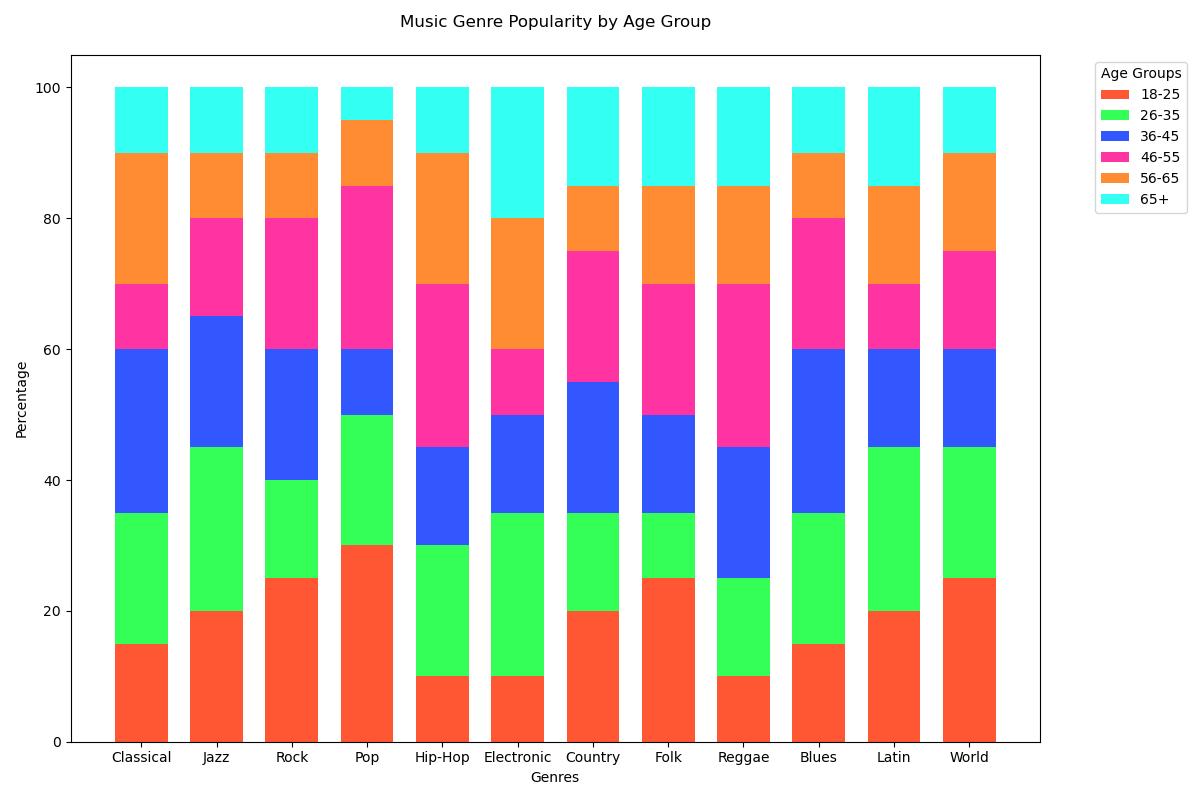

The script that drew this image:

import matplotlib.pyplot as plt
import numpy as np

categories = ['Classical', 'Jazz', 'Rock', 'Pop', 'Hip-Hop', 'Electronic', 'Country', 'Folk', 'Reggae', 'Blues', 'Latin', 'World']
age_groups = ['18-25', '26-35', '36-45', '46-55', '56-65', '65+']
values = np.array([
    [15, 20, 25, 10, 20, 10],
    [20, 25, 20, 15, 10, 10],
    [25, 15, 20, 20, 10, 10],
    [30, 20, 10, 25, 10, 5],
    [10, 20, 15, 25, 20, 10],
    [10, 25, 15, 10, 20, 20],
    [20, 15, 20, 20, 10, 15],
    [25, 10, 15, 20, 15, 15],
    [10, 15, 20, 25, 15, 15],
    [15, 20, 25, 20, 10, 10],
    [20, 25, 15, 10, 15, 15],
    [25, 20, 15, 15, 15, 10]
])

percentages = values / values.sum(axis=1)[:, None] * 100

fig, ax = plt.subplots(figsize=(12, 8))
bar_width = 0.7

colors = ['#FF5733', '#33FF57', '#3357FF', '#FF33A1', '#FF8C33', '#33FFF2']

bottom = np.zeros(len(categories))
for i in range(len(age_groups)):
    ax.bar(categories, percentages[:, i], bottom=bottom, width=bar_width, color=colors[i], label=age_groups[i])
    bottom += percentages[:, i]

ax.set_title('Music Genre Popularity by Age Group', pad=20)
ax.set_ylabel('Percentage')
ax.set_xlabel('Genres')

ax.legend(title='Age Groups', bbox_to_anchor=(1.05, 1), loc='upper left')

plt.tight_layout()
plt.show()
